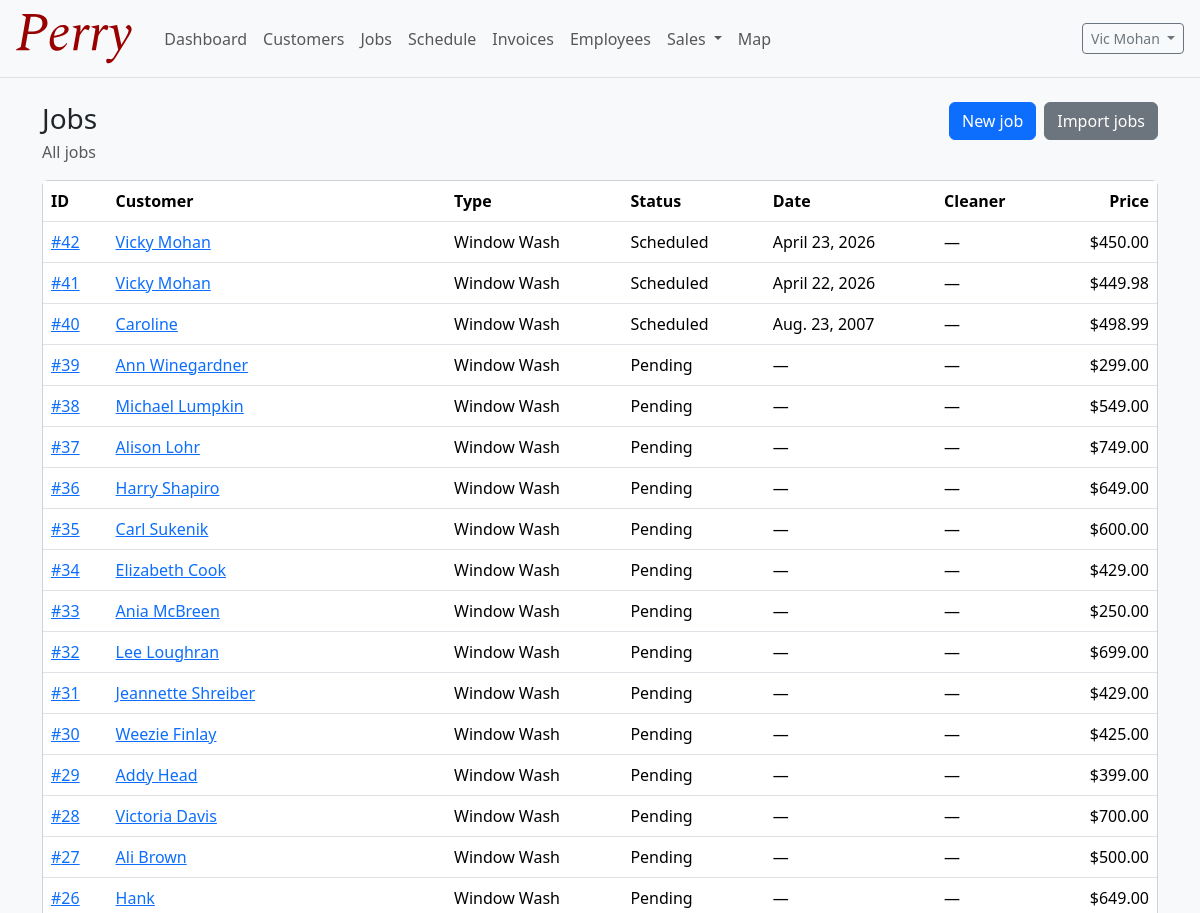
The app's page /jobs/ (signed in, upper part), older data.
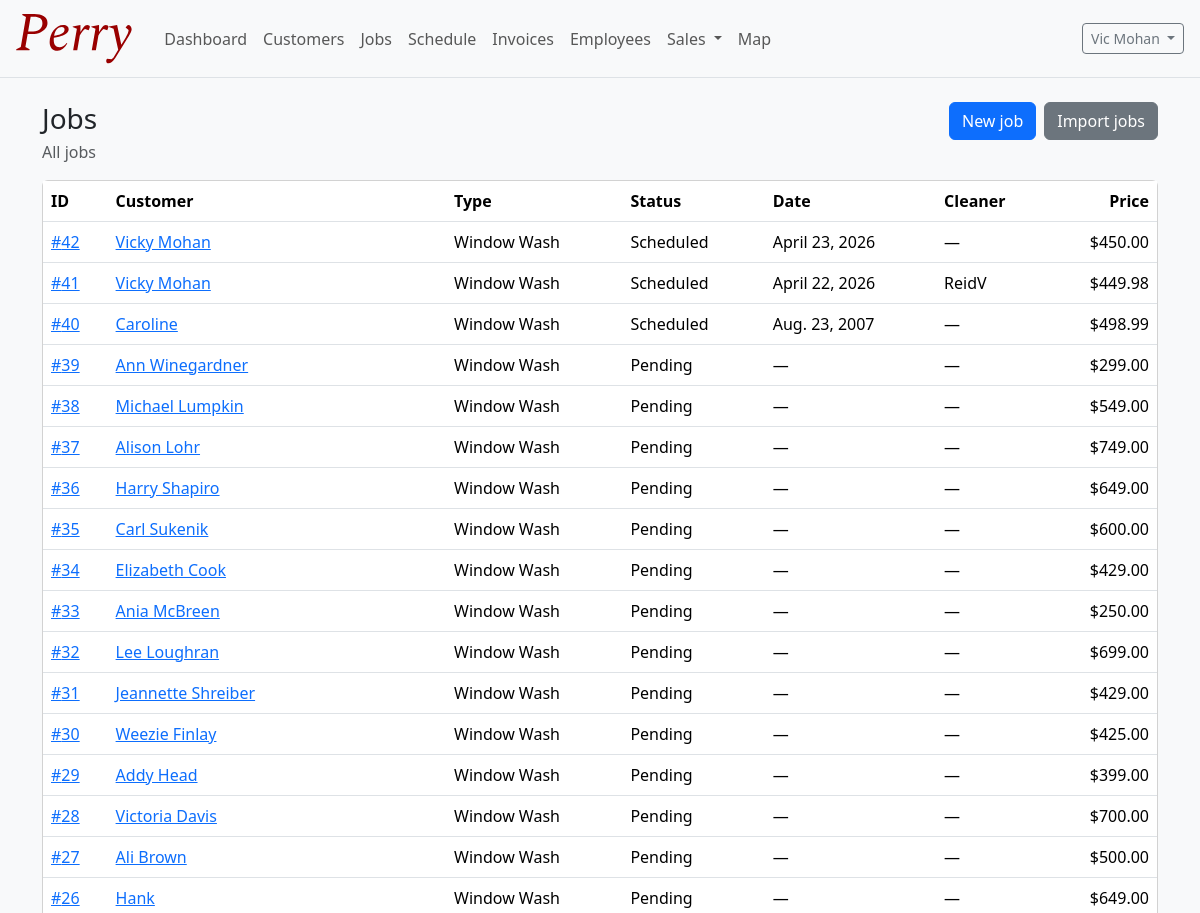
The same page, newer data.
### jobs/models.py (models this page shows, shortened)
class Job(models.Model):
    customer = models.ForeignKey("customers.Customer", on_delete=models.CASCADE, related_name="jobs")
    sale = models.OneToOneField("sales.Sale", on_delete=models.SET_NULL, null=True, blank=True, related_name="job")
    created_by = models.ForeignKey(
        settings.AUTH_USER_MODEL, on_delete=models.PROTECT, related_name="created_jobs"
    )
    assigned_cleaner = models.ForeignKey(
        settings.AUTH_USER_MODEL,
        on_delete=models.PROTECT,
        null=True,
        blank=True,
        related_name="assigned_jobs",
        limit_choices_to={"role__in": ["CLEANER", "BOTH"]},
    )
    job_type = models.CharField(max_length=30, choices=JobType.choices, default=JobType.WINDOW_WASH)
    description = models.TextField(blank=True)
    estimated_time = models.PositiveIntegerField(help_text="Minutes", default=120)  # 2 hours default
    price = models.DecimalField(max_digits=10, decimal_places=2, default=0)
    status = models.CharField(max_length=20, choices=JobStatus.choices, default=JobStatus.PENDING)
    scheduled_date = models.DateField(null=True, blank=True)
    scheduled_start_time = models.TimeField(null=True, blank=True)
    scheduled_end_time = models.TimeField(null=True, blank=True)
    completion_date = models.DateField(null=True, blank=True)
    created_at = models.DateTimeField(auto_now_add=True)
    class Meta:
        ordering = ["-created_at"]

### customers/models.py (models this page shows, shortened)
class Customer(models.Model):
    first_name = models.CharField(max_length=80)
    last_name = models.CharField(max_length=80)
    phone = models.CharField(max_length=30, blank=True)
    email = models.EmailField(blank=True)
    address = models.CharField(max_length=255, blank=True)
    city = models.CharField(max_length=120, blank=True)
    state = models.CharField(max_length=60, blank=True)
    zip_code = models.CharField(max_length=20, blank=True)
    notes = models.TextField(blank=True)
    first_job_date = models.DateField(null=True, blank=True)
    created_at = models.DateTimeField(auto_now_add=True)
    updated_at = models.DateTimeField(auto_now=True)
    class Meta:
        ordering = ["last_name", "first_name"]
    def __str__(self) -> str:
        return f"{self.first_name} {self.last_name}".strip()

### accounts/models.py (models this page shows, shortened)
class User(AbstractUser):
    email = models.EmailField(blank=True)
    phone_number = models.CharField(max_length=30, blank=True)
    role = models.CharField(max_length=20, choices=UserRole.choices, default=UserRole.SELLER)
    profile_image = models.ImageField(upload_to="profile_pics/", null=True, blank=True)
    commission_tier = models.CharField(
        max_length=20, choices=CommissionTier.choices, default=CommissionTier.AMATEUR
    )
    commission_override_percentage = models.DecimalField(
        max_digits=5,
        decimal_places=2,
        null=True,
        blank=True,
        help_text="If set, overrides the tier percentage (e.g. 12.5 for 12.5%).",
    )
    hire_date = models.DateField(null=True, blank=True, default=timezone.now)
    def get_full_name(self) -> str:  # type: ignore[override]
        full = f"{self.first_name} {self.last_name}".strip()
        return full or self.username

### jobs/views.py (the view)
# urls.py: path("", job_list, name="job_list"),
@login_required
def job_list(request):
    qs = Job.objects.select_related("customer", "created_by", "assigned_cleaner")
    if getattr(request.user, "role", None) == "CLEANER":
        qs = qs.filter(assigned_cleaner=request.user)
    jobs = qs[:200]
    return render(request, "jobs/job_list.html", {"jobs": jobs})

### templates/jobs/job_list.html (shortened to what this page needs)
{% extends "base.html" %}
{% block content %}
  <div class="d-flex justify-content-between align-items-start gap-3 flex-wrap mb-3">
    <div>
      <h1 class="h3 mb-1">Jobs</h1>
      <div class="text-muted">All jobs{% if user.role == "CLEANER" %} assigned to you{% endif %}</div>
    </div>
    <div class="d-flex gap-2 flex-wrap">
      {% if user.role != "CLEANER" %}
        <a class="btn btn-primary" href="{% url 'job_create' %}">New job</a>
        <a class="btn btn-secondary" href="{% url 'job_import' %}">Import jobs</a>
      {% endif %}
    </div>
  </div>
  <div class="card">
    <div class="table-responsive">
      <table class="table mb-0 align-middle">
        <thead>
          <tr>
            <th>ID</th>
            <th>Customer</th>
            <th>Type</th>
            <th>Status</th>
            <th>Date</th>
            <th>Cleaner</th>
            <th class="text-end">Price</th>
          </tr>
        </thead>
        <tbody>
          {% for j in jobs %}
            <tr>
              <td><a href="{% url 'job_detail' j.pk %}">#{{ j.pk }}</a></td>
              <td><a href="{% url 'customer_detail' j.customer.pk %}">{{ j.customer }}</a></td>
              <td>{{ j.get_job_type_display }}</td>
              <td>{{ j.get_status_display }}</td>
              <td>{{ j.scheduled_date|default:"—" }}</td>
              <td>{{ j.assigned_cleaner|default:"—" }}</td>
              <td class="text-end">${{ j.price }}</td>
            </tr>
          {% empty %}
            <tr><td colspan="7" class="text-muted py-3">No jobs yet.</td></tr>
          {% endfor %}
        </tbody>
      </table>
    </div>
  </div>
{% endblock %}

Row changes from the older to the newer data that the page shows:
changed Job id 41: assigned_cleaner "—" → "ReidV"
